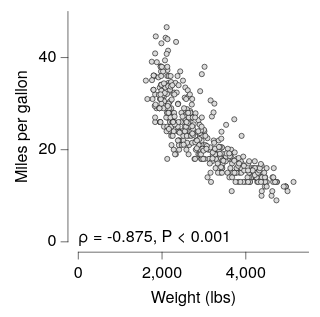

The specification (Vega-Lite) saved for this image:
### Vega-Lite specification from a JSON file in a GitHub repository (floating-point values rounded to 4 significant figures; data arrays with more than 128 entries replaced by an {"elided": "..."} marker saying what was removed)
{"background": null, "config": {"arc": {"fill": "#DBDBDB", "fillOpacity": 1.0, "innerRadius": 25.0, "padAngle": 0.03, "stroke": "black", "strokeOpacity": 1, "strokeWidth": 0.25}, "area": {"fill": "#DBDBDB", "fillOpacity": 1.0, "stroke": "black", "strokeOpacity": 1, "strokeWidth": 0.25}, "axis": {"domain": true, "domainCap": "round", "domainColor": "black", "domainWidth": 0.25, "grid": false, "gridCap": "round", "gridColor": "#F1F1F1", "gridDash": [0, 0], "gridOpacity": 1.0, "gridWidth": 0.25, "labelColor": "black", "labelFont": "Helvetica Neue, HelveticaNeue, Helvetica, Arial, sans-serif", "labelFontSize": 7, "labelFontStyle": "normal", "labelFontWeight": 400, "offset": 4.5, "ticks": true, "tickCap": "round", "tickColor": "black", "tickRound": false, "tickSize": 3, "tickWidth": 0.25, "titleColor": "black", "titleFont": "Helvetica Neue, HelveticaNeue, Helvetica, Arial, sans-serif", "titleFontSize": 7, "titleFontStyle": "normal", "titleFontWeight": 400}, "axisX": {"domain": true, "labelAlign": "center", "labelAngle": 0, "labels": true, "ticks": true, "translate": 0}, "axisY": {"domain": true, "labelAlign": "right", "labelAngle": 0, "labels": true, "ticks": true, "translate": 0}, "axisRight": {"domain": true, "labelAlign": "left", "labelAngle": 0, "labels": true, "ticks": true, "translate": 0}, "axisTop": {"domain": true, "labelAlign": "center", "labelAngle": 0, "labels": true, "ticks": true, "translate": 0}, "axisBand": {"tickOffset": 0}, "bar": {"fill": "#DBDBDB", "fillOpacity": 1.0, "stroke": "black", "strokeOpacity": 1, "strokeWidth": 0.25}, "boxplot": {"size": 9.0, "ticks": {"cornerRadius": 0.25, "fill": "black", "opacity": 1, "size": 4.5, "thickness": 0.25}, "box": {"fillOpacity": 1.0, "stroke": "black", "strokeOpacity": 1, "strokeWidth": 0.25}, "median": {"cornerRadius": 0, "fill": "black", "fillOpacity": 1.0, "opacity": 1, "size": 9.0, "thickness": 0.25}, "rule": {"fill": "black", "fillOpacity": 1.0, "size": 10.0, "stroke": "black", "strokeDash": [0, 0], "strokeOpacity": 1, "strokeWidth": 0.25}, "outliers": {"color": "black", "fill": "black", "fillOpacity": 1.0, "size": 0, "stroke": "black", "strokeOpacity": 1, "strokeWidth": 0.25}}, "circle": {"fill": "black", "fillOpacity": 1.0, "size": 1.25, "stroke": null, "strokeOpacity": 1, "strokeWidth": 0.25}, "errorband": {"band": {"fillOpacity": 0.6, "stroke": null, "strokeWidth": 0.25, "strokeOpacity": 1}, "borders": {"opacity": 0, "strokeOpacity": 0.25, "strokeWidth": 1}}, "errorbar": {"opacity": 1, "rule": {"strokeDash": [0, 0], "strokeWidth": 0.25}, "ticks": {"color": "black", "cornerRadius": 0.125, "opacity": 1, "size": 6.0, "thickness": 0.25}, "thickness": 0.25}, "font": "Helvetica Neue, HelveticaNeue, Helvetica, Arial, sans-serif", "geoshape": {"fill": "#DBDBDB", "fillOpacity": 1.0, "stroke": "black", "strokeOpacity": 1, "strokeWidth": 0.25}, "header": {"labelColor": "black", "labelFont": "Helvetica Neue, HelveticaNeue, Helvetica, Arial, sans-serif", "labelFontSize": 7, "labelFontStyle": "normal", "labelFontWeight": 400, "titleColor": "black", "titleFont": "Helvetica Neue, HelveticaNeue, Helvetica, Arial, sans-serif", "titleFontSize": 7, "titleFontStyle": "normal", "titleFontWeight": 400, "titlePadding": 0}, "legend": {"disable": false, "offset": 4.5, "titlePadding": 4, "labelOffset": 2, "gradientLabelOffset": 2, "gradientLength": 50.0, "gradientThickness": 5.0, "gradientOpacity": 1.0, "gradientStrokeColor": "black", "gradientStrokeWidth": 0.25, "labelColor": "black", "labelFont": "Helvetica Neue, HelveticaNeue, Helvetica, Arial, sans-serif", "labelFontSize": 7, "labelFontStyle": "normal", "labelFontWeight": 400, "strokeColor": "black", "strokeWidth": 0, "symbolSize": 42, "symbolStrokeColor": "black", "symbolStrokeWidth": 0.25, "titleColor": "black", "titleFont": "Helvetica Neue, HelveticaNeue, Helvetica, Arial, sans-serif", "titleFontSize": 7, "titleFontStyle": "normal", "titleFontWeight": 400}, "line": {"color": "black", "stroke": "black", "strokeCap": "butt", "strokeDash": [0, 0], "strokeOpacity": 1, "strokeWidth": 0.5}, "point": {"filled": true, "fill": "#DBDBDB", "fillOpacity": 1.0, "size": 5.0, "stroke": "black", "strokeOpacity": 1, "strokeWidth": 0.25}, "range": {"category": ["#B2B2B2", "#4A7CD3", "#008542", "#664CAF", "#509F98", "#636363", "#284F93", "#005226", "#382864", "#285753"], "diverging": {"scheme": ["#443E60", "#5F597E", "#7C759B", "#9994B6", "#B7B4CC", "#D6D5DC", "#F6F6F6", "#D1DAD9", "#A4C2BF", "#7AA9A4", "#578E89", "#37736E", "#1B5954"]}, "heatmap": {"scheme": ["#440154", "#472270", "#433E82", "#38598C", "#2C728E", "#238A8D", "#24A086", "#39B578", "#5DC862", "#96D646", "#CAE02D", "#FDE724"]}, "ordinal": {"scheme": ["#F1F1F1", "#DBDBDB", "#C6C6C6", "#B2B2B2", "#9D9D9D", "#898989", "#767676", "#636363", "#515151", "#404040", "#2F2F2F", "#1F1F1F"]}, "ramp": {"scheme": ["#440154", "#472270", "#433E82", "#38598C", "#2C728E", "#238A8D", "#24A086", "#39B578", "#5DC862", "#96D646", "#CAE02D", "#FDE724"]}}, "rule": {"color": "black", "stroke": "black", "strokeCap": "round", "strokeDash": [2, 2], "strokeOpacity": 1, "strokeWidth": 0.25}, "scale": {"barBandPaddingInner": 0.1, "rectBandPaddingInner": 0, "tickBandPaddingInner": 0.1, "bandPaddingOuter": 0.1, "bandWithNestedOffsetPaddingInner": 0.2, "bandWithNestedOffsetPaddingOuter": 0.2, "offsetBandPaddingInner": 0, "offsetBandPaddingOuter": 0, "round": false}, "rect": {"fill": "#DBDBDB", "fillOpacity": 1.0, "stroke": "black", "strokeOpacity": 1, "strokeWidth": 0.25}, "square": {"fill": "#DBDBDB", "fillOpacity": 1.0, "size": 10.0, "stroke": "black", "strokeOpacity": 1, "strokeWidth": 0.25}, "text": {"color": "black", "font": "Helvetica Neue, HelveticaNeue, Helvetica, Arial, sans-serif", "fontSize": 7, "fontStyle": "normal", "fontWeight": 400}, "tick": {"color": "black", "cornerRadius": 0.125, "opacity": 1.0, "size": 9.0, "thickness": 0.25}, "title": {"anchor": "middle", "frame": "group", "color": "black", "font": "Helvetica Neue, HelveticaNeue, Helvetica, Arial, sans-serif", "fontSize": 7, "fontStyle": "normal", "fontWeight": 400, "subtitleColor": "black", "subtitleFont": "Helvetica Neue, HelveticaNeue, Helvetica, Arial, sans-serif", "subtitleFontSize": "Helvetica Neue, HelveticaNeue, Helvetica, Arial, sans-serif", "subtitleFontStyle": "normal", "subtitleFontWeight": 400}, "trail": {"color": "black", "opacity": 1, "size": 0.5}, "view": {"continuousWidth": 100, "continuousHeight": 100, "discreteWidth": 100, "discreteHeight": 100, "fill": null, "stroke": null, "strokeWidth": 0.25}}, "layer": [{"data": {"name": "data-84942684f44a0939f6e50b33ec91a880"}, "mark": {"type": "point"}, "encoding": {"x": {"field": "Weight_in_lbs", "title": "Weight (lbs)", "type": "quantitative"}, "y": {"field": "Miles_per_Gallon", "title": "Miles per gallon", "type": "quantitative"}}}, {"layer": [{"mark": {"type": "text", "align": "left", "angle": 0, "baseline": "alphabetic", "dx": 0, "dy": 0, "fontSize": 7, "opacity": 1.0}, "encoding": {"text": {"value": "ρ = -0.875, P < 0.001"}, "x": {"value": 0}, "y": {"value": 100}}}], "data": {"values": [{"__dysonsphere__": 1}]}, "name": "__dysonsphere_25fb16d8d661ed1d_53"}], "$schema": "https://vega.github.io/schema/vega-lite/v6.4.1.json", "datasets": {"data-84942684f44a0939f6e50b33ec91a880": {"elided": "398 records"}}}
